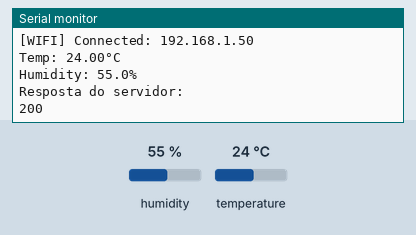
The sketch below on a simulated ESP32. Shown: the last lines printed to the serial monitor. Inputs (shaded band) come from the test bench; at power-on: humidity 55 %, temperature 24 °C. WiFi joins after 1.5 s; servers stay silent unless stated; uploads are accepted with an empty reply.

Above: at 3.2 s.
3.3 s: humidity set to 22 %
10.9 s: temperature set to 12 °C
At 12.38 s:
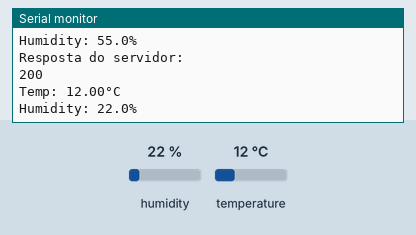
18.5 s: humidity set to 40 %
At 23.8 s:
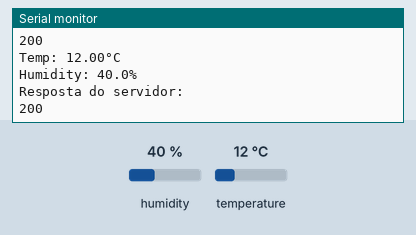

Measured:
- after the input at 10.9 s, the serial monitor: prints a new line after 1.3 s (image 1)
- after the input at 18.5 s, the serial monitor: prints a new line after 3.9 s (image 2)

The sketch:

sketch-rain-preview-acquisiton.ino
```cpp
#include "DHTesp.h"
#include <WiFi.h>
#include <HTTPClient.h>

const int DHT_PIN = 15;

// Configuração do Wi-Fi
const char* ssid = "Girassol";
const char* password = "beijaflor";

// URL do servidor
String serverURL = "https://ingestion.edgeimpulse.com/api/training/data";

// Instância do sensor
DHTesp dhtSensor;

void setup() {
  Serial.begin(115200);
  dhtSensor.setup(DHT_PIN, DHTesp::DHT22);
  Serial.println("Sensor conectado com sucesso.");

  // Conectar ao Wi-Fi
  WiFi.begin(ssid, password);
  while (WiFi.status() != WL_CONNECTED) {
    Serial.println("Conectando ao WiFi...");
    delay(2000);
  }
  Serial.print("[WIFI] Connected: ");
  Serial.println(WiFi.localIP());

}

void loop() {

  // Leitura do sensor
  TempAndHumidity  data = dhtSensor.getTempAndHumidity();
  if (isnan(data.temperature) || isnan(data.humidity)) {
    Serial.println("Erro na leitura do sensor");
    delay(2000);
    return;
  }

  Serial.println("Temp: " + String(data.temperature, 2) + "°C");
  Serial.println("Humidity: " + String(data.humidity, 1) + "%");

  //Verifica conexão Wi-Fi antes de enviar dados
  if (WiFi.status() == WL_CONNECTED) {
    enviarDados(data.temperature, data.humidity);
  } else {
    Serial.println("WiFi desconectado.");
  }
  delay(10000); // Wait for a new reading from the sensor (DHT22 has ~0.5Hz sample rate)


}

void enviarDados(float temperature, float humidity) {
  HTTPClient http;

  http.begin(serverURL);
  http.addHeader("Content-Type", "application/json");
  http.addHeader("x-api-key", "ei_f061925c245eb86432a21b746bcb676c39bde6976adc5318ee5886d42d2b2f31");
  http.addHeader("x-file-name", "esp-data.json");

  // Monta o JSON
  String jsonData = String("{") +
      "\"payload\":{" +
          "\"device_name\":\"WOKWI-SAMPLE\"," +
          "\"device_type\":\"ESP32\"," +
          "\"interval_ms\":20.0," +
          "\"sensors\":[" +
              "{" +
                  "\"name\":\"temperature\"," +
                  "\"units\":\"celsius\"" +
              "}," +
              "{" +
                  "\"name\":\"humidity\"," +
                  "\"units\":\"percent\"" +
              "}" +
          "]," +
          "\"values\":[[" + String(temperature, 2) + "," + String(humidity, 1) + "]]" +
      "}," +
      "\"protected\":{" +
          "\"alg\":\"none\"," +
          "\"ver\":\"v1\"" +
      "}," +
      "\"signature\":\"00\"" +
  "}";

  // Envia dados
  int httpResponseCode = http.POST(jsonData);

  // Processa resposta
  if (httpResponseCode > 0) {
    String response = http.getString();
    Serial.println("Resposta do servidor:");
    Serial.println(httpResponseCode);
    Serial.println(response);
  } else {
    Serial.println("Erro ao enviar dados:");
    Serial.println(httpResponseCode);
  }
  http.end();
}
```
